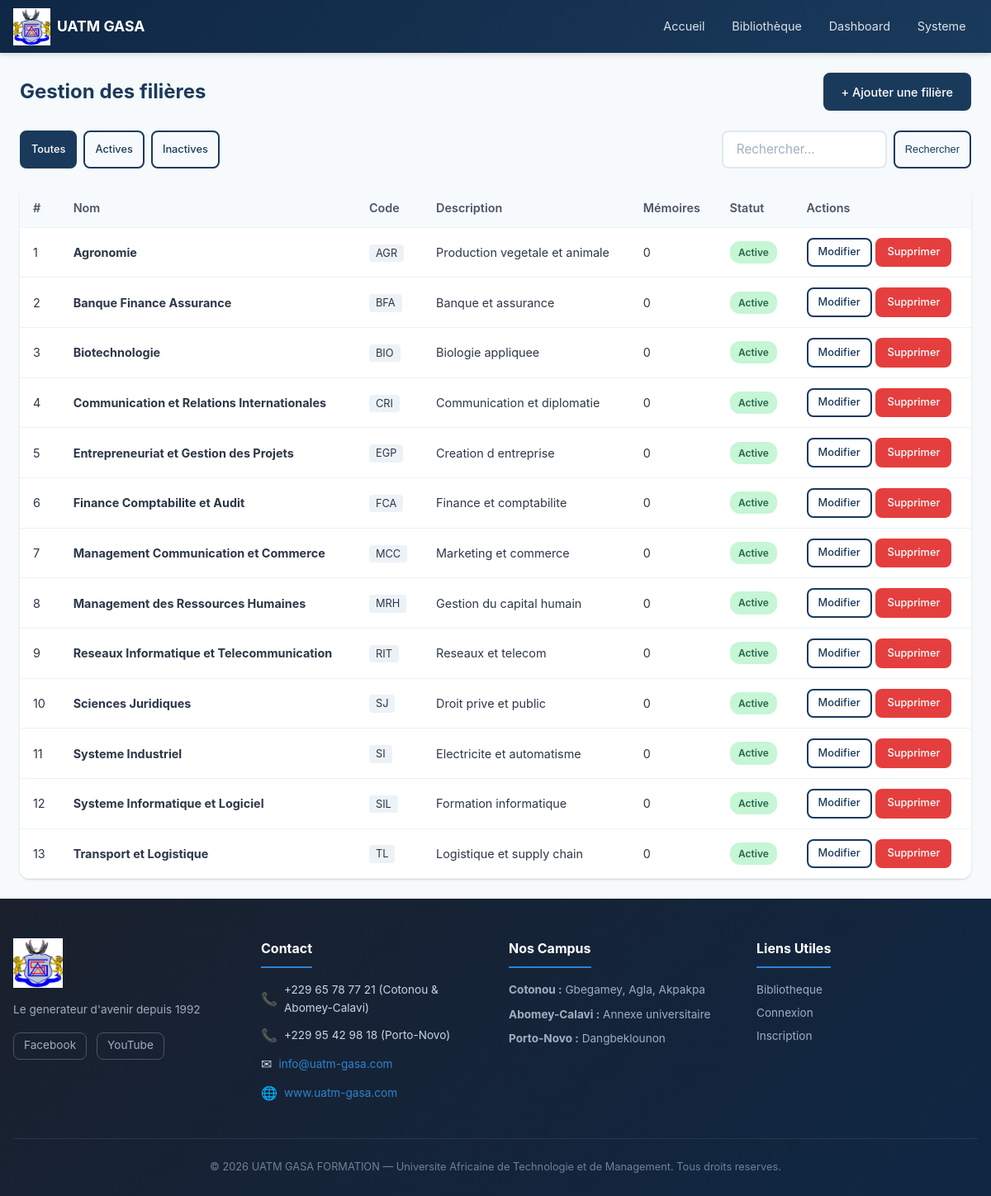
Page /admin/filieres.php (signed in) on the committed database.
### tables this page shows
CREATE TABLE `filieres` (
    `id` INT UNSIGNED NOT NULL AUTO_INCREMENT,
    `nom` VARCHAR(150) NOT NULL,
    `code` VARCHAR(20) NOT NULL,
    `description` TEXT DEFAULT NULL,
    `statut` ENUM('active', 'inactive') DEFAULT 'active',
    `created_at` TIMESTAMP DEFAULT CURRENT_TIMESTAMP,
    `updated_at` TIMESTAMP DEFAULT CURRENT_TIMESTAMP ON UPDATE CURRENT_TIMESTAMP,
    PRIMARY KEY (`id`),
    UNIQUE KEY `uk_filieres_code` (`code`)
);

### includes/functions.php (called while the page is built, shortened)
<?php
function isLoggedIn() {
    return isset($_SESSION['user_id']) && !empty($_SESSION['user_id']);
}
function sanitize($data) {
    return htmlspecialchars(trim((string) $data), ENT_QUOTES, 'UTF-8');
}
function getDashboardUrl() {
    $role = $_SESSION['user_role'] ?? '';
    switch ($role) {
        case 'administrateur': return 'admin/';
    }
}

### admin/filieres.php (the view, shortened to what this page needs)
<?php
require_once __DIR__ . '/../includes/header.php';
$db = getDBConnection();
$filtreStatut = $_GET['statut'] ?? '';
$search = trim($_GET['q'] ?? '');
$sql = "SELECT f.*, (SELECT COUNT(*) FROM memoires m WHERE m.filiere_id = f.id) as nb_memoires FROM filieres f WHERE 1=1";
$params = [];
$sql .= " ORDER BY f.nom ASC";
$stmt = $db->prepare($sql);
$stmt->execute($params);
$filieres = $stmt->fetchAll();
?>
<div class="dashboard-container">
    <div class="dashboard-header">
        <h1 class="dashboard-title">Gestion des filières</h1>
        <a href="ajouter_filiere.php" class="btn btn-primary">+ Ajouter une filière</a>
    </div>
    <div style="display: flex; gap: 0.5rem; margin-bottom: 1.5rem; flex-wrap: wrap;">
        <a href="filieres.php" class="btn btn-sm <?= empty($filtreStatut) ? 'btn-primary' : 'btn-outline' ?>">Toutes</a>
        <a href="filieres.php?statut=active" class="btn btn-sm <?= $filtreStatut === 'active' ? 'btn-primary' : 'btn-outline' ?>">Actives</a>
        <a href="filieres.php?statut=inactive" class="btn btn-sm <?= $filtreStatut === 'inactive' ? 'btn-primary' : 'btn-outline' ?>">Inactives</a>
        <form method="GET" action="" style="display: flex; gap: 0.5rem; margin-left: auto;">
            <input type="text" name="q" placeholder="Rechercher..." value="<?= sanitize($search) ?>" class="form-control" style="width: 200px;">
            <button type="submit" class="btn btn-outline btn-sm">Rechercher</button>
        </form>
    </div>
    <div class="table-container">
        <div class="table-responsive">
            <table>
                <thead>
                    <tr>
                        <th>#</th>
                        <th>Nom</th>
                        <th>Code</th>
                        <th>Description</th>
                        <th>Mémoires</th>
                        <th>Statut</th>
                        <th>Actions</th>
                    </tr>
                </thead>
                <tbody>
                    <?php if (empty($filieres)): ?>
                    <tr><td colspan="7" style="text-align: center; color: var(--gray-400); padding: 3rem;">
                        Aucune filière trouvée.
                    </td></tr>
                    <?php else: ?>
                    <?php foreach ($filieres as $i => $f): ?>
                    <tr>
                        <td><?= $i + 1 ?></td>
                        <td><strong><?= sanitize($f['nom']) ?></strong></td>
                        <td><span style="font-size: 0.8rem; background: var(--gray-100); padding: 0.2rem 0.5rem; border-radius: 4px;"><?= sanitize($f['code']) ?></span></td>
                        <td><?= sanitize(substr($f['description'] ?? '', 0, 50)) ?><?= strlen($f['description'] ?? '') > 50 ? '...' : '' ?></td>
                        <td><?= $f['nb_memoires'] ?></td>
                        <td>
                            <span class="status-badge <?= $f['statut'] === 'active' ? 'status-approved' : 'status-draft' ?>">
                                <?= ucfirst($f['statut']) ?>
                            </span>
                        </td>
                        <td>
                            <div style="display: flex; gap: 0.3rem;">
                                <a href="modifier_filiere.php?id=<?= $f['id'] ?>" class="btn btn-sm btn-outline">Modifier</a>
                                <a href="supprimer_filiere.php?id=<?= $f['id'] ?>" class="btn btn-sm btn-danger" data-confirm="Supprimer cette filière ?">Supprimer</a>
                            </div>
                        </td>
                    </tr>
                    <?php endforeach; ?>
                    <?php endif; ?>
                </tbody>
            </table>
        </div>
    </div>
</div>
<?php require_once __DIR__ . '/../includes/footer.php'; ?>

### includes/header.php (shortened to what this page needs)
<?php
require_once __DIR__ . '/functions.php';
$projectDir = 'UATM_GASA_FORMATION';
$scriptName = $_SERVER['SCRIPT_NAME'] ?? '/';
$pos = strpos($scriptName, $projectDir);
if ($pos !== false) {
    $baseUrl = substr($scriptName, 0, $pos + strlen($projectDir)) . '/';
} else {
    $baseUrl = '/';
}
?>
<!DOCTYPE html>
<html lang="fr">
<head>
    <link rel="stylesheet" href="<?= $baseUrl ?>assets/css/style.css?v=<?= filemtime($_SERVER['DOCUMENT_ROOT'] . '/projetGenieLogiciel/UATM_GASA_FORMATION/assets/css/style.css') ?>">
</head>
<body>
    <nav class="navbar">
        <div class="nav-container">
            <a href="<?= $baseUrl ?>index.php" class="nav-brand">
                <img src="<?= $baseUrl ?>assets/images/image.webp" alt="UATM GASA" class="nav-logo">
                <span class="brand-text">UATM GASA</span>
            </a>
            <div class="nav-menu" id="navMenu">
                <a href="<?= $baseUrl ?>index.php" class="nav-link">Accueil</a>
                <a href="<?= $baseUrl ?>pages/bibliotheque.php" class="nav-link">Bibliothèque</a>
                <?php if (isLoggedIn()): ?>
                    <a href="<?= $baseUrl ?><?= getDashboardUrl() ?>" class="nav-link">Dashboard</a>
                    <div class="nav-dropdown">
                        <button class="nav-link nav-dropdown-toggle">
                            <?= sanitize($_SESSION['user_prenom'] ?? 'User') ?>
                        </button>
                    </div>
                <?php else: ?>
                    <a href="<?= $baseUrl ?>auth/login.php" class="nav-link">Connexion</a>
                    <a href="<?= $baseUrl ?>auth/register.php" class="btn btn-primary btn-sm">Inscription</a>
                <?php endif; ?>
            </div>
        </div>
    </nav>
    <main class="main-content">

### includes/footer.php (shortened to what this page needs)
    </main>
    <footer class="footer">
        <div class="footer-container">
            <div class="footer-grid">
                <div class="footer-section">
                    <img src="<?= $baseUrl ?>assets/images/image.webp" alt="UATM GASA" style="height: 60px; margin-bottom: 0.5rem;">
                    <p class="footer-text">Le generateur d'avenir depuis 1992</p>
                    <div class="footer-social">
                        <a href="https://www.facebook.com/uatmgasaformation" target="_blank" rel="noopener" class="social-link">Facebook</a>
                        <a href="https://www.youtube.com/@uatmgasaformation" target="_blank" rel="noopener" class="social-link">YouTube</a>
                    </div>
                </div>
                <div class="footer-section">
                    <h3 class="footer-title">Contact</h3>
                    <p class="footer-contact">
                        <span class="contact-icon">&#128222;</span>
                        +229 65 78 77 21 (Cotonou &amp; Abomey-Calavi)
                    </p>
                    <p class="footer-contact">
                        <span class="contact-icon">&#128222;</span>
                        +229 95 42 98 18 (Porto-Novo)
                    </p>
                    <p class="footer-contact">
                        <span class="contact-icon">&#9993;</span>
                        <a href="mailto:info@uatm-gasa.com">info@uatm-gasa.com</a>
                    </p>
                    <p class="footer-contact">
                        <span class="contact-icon">&#127760;</span>
                        <a href="http://www.uatm-gasa.com" target="_blank" rel="noopener">www.uatm-gasa.com</a>
                    </p>
                </div>
                <div class="footer-section">
                    <h3 class="footer-title">Nos Campus</h3>
                    <p class="footer-text"><strong>Cotonou :</strong> Gbegamey, Agla, Akpakpa</p>
                    <p class="footer-text"><strong>Abomey-Calavi :</strong> Annexe universitaire</p>
                    <p class="footer-text"><strong>Porto-Novo :</strong> Dangbeklounon</p>
                </div>
                <div class="footer-section">
                    <h3 class="footer-title">Liens Utiles</h3>
                    <p><a href="<?= $baseUrl ?>pages/bibliotheque.php" class="footer-link">Bibliotheque</a></p>
                    <p><a href="<?= $baseUrl ?>auth/login.php" class="footer-link">Connexion</a></p>
                    <p><a href="<?= $baseUrl ?>auth/register.php" class="footer-link">Inscription</a></p>
                </div>
            </div>
            <div class="footer-bottom">
                <p>&copy; <?= date('Y') ?> UATM GASA FORMATION — Universite Africaine de Technologie et de Management. Tous droits reserves.</p>
            </div>
        </div>
    </footer>
</body>
</html>

### rows in the picture
filieres: nom "Agronomie", code "AGR", description "Production vegetale et animale", nb_memoires "0", statut "Active"
filieres: nom "Banque Finance Assurance", code "BFA", description "Banque et assurance", nb_memoires "0", statut "Active"
filieres: nom "Biotechnologie", code "BIO", description "Biologie appliquee", nb_memoires "0", statut "Active"
filieres: nom "Communication et Relations Internationales", code "CRI", description "Communication et diplomatie", nb_memoires "0", statut "Active"
filieres: nom "Entrepreneuriat et Gestion des Projets", code "EGP", description "Creation d entreprise", nb_memoires "0", statut "Active"
filieres: nom "Finance Comptabilite et Audit", code "FCA", description "Finance et comptabilite", nb_memoires "0", statut "Active"
filieres: nom "Management Communication et Commerce", code "MCC", description "Marketing et commerce", nb_memoires "0", statut "Active"
filieres: nom "Management des Ressources Humaines", code "MRH", description "Gestion du capital humain", nb_memoires "0", statut "Active"
filieres: nom "Reseaux Informatique et Telecommunication", code "RIT", description "Reseaux et telecom", nb_memoires "0", statut "Active"
filieres: nom "Sciences Juridiques", code "SJ", description "Droit prive et public", nb_memoires "0", statut "Active"
filieres: nom "Systeme Industriel", code "SI", description "Electricite et automatisme", nb_memoires "0", statut "Active"
filieres: nom "Systeme Informatique et Logiciel", code "SIL", description "Formation informatique", nb_memoires "0", statut "Active"
filieres: nom "Transport et Logistique", code "TL", description "Logistique et supply chain", nb_memoires "0", statut "Active"

### other values in the picture
$_SESSION['user_prenom'] "Systeme"
